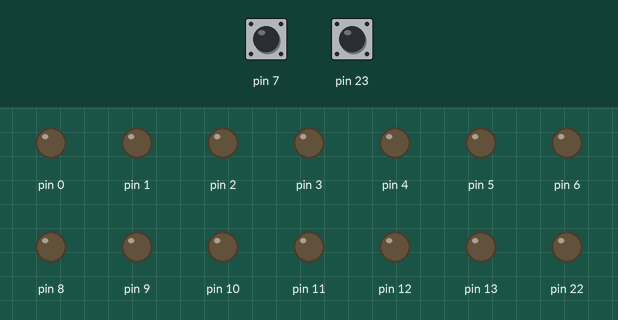
Recording of a sketch running on a simulated Arduino Uno, built with avr-gcc and run on an emulated ATmega328P. Parts: output pins drawn as LEDs (lit = HIGH). The test bench sets the inputs (shaded band); at power-on: pin 7 HIGH, pin 23 HIGH.

Above: at 0.8 s.
0.9 s: pin 7 pulled LOW for 0.15 s
At 1.6 s:
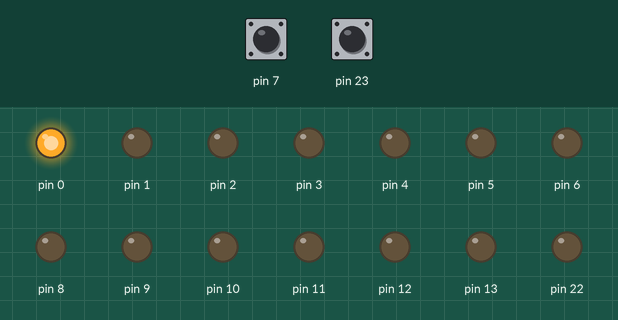
2.5 s: pin 23 pulled LOW for 0.15 s
At 2.8 s:
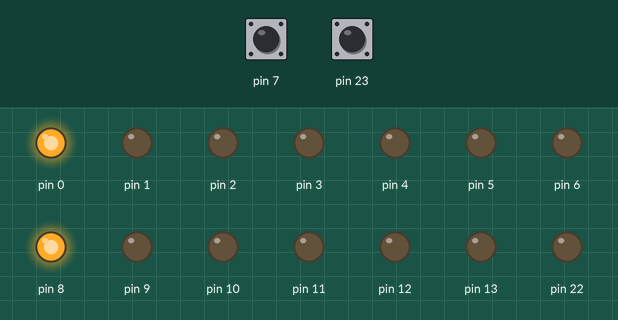
4.1 s: pin 7 pulled LOW for 1 s
At 5.2 s:
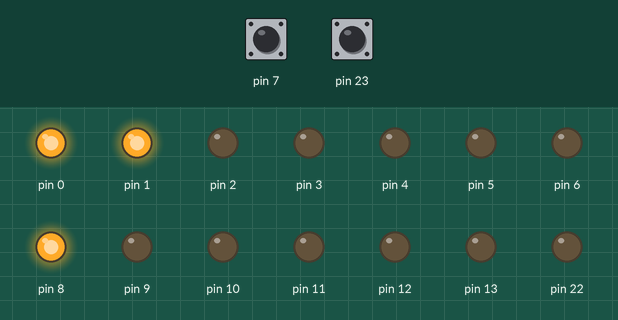
6.6 s: pin 23 pulled LOW for 1 s
At 7.1 s:
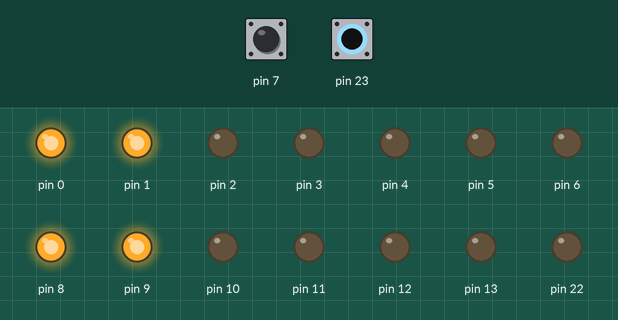
9.1 s: pin 7 pulled LOW for 0.15 s
At 10.1 s:
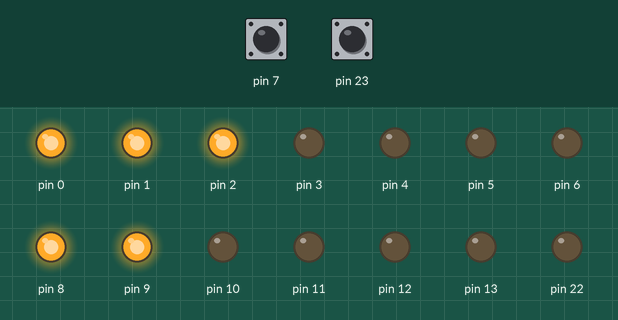
10.7 s: pin 23 pulled LOW for 0.15 s
At 11.4 s:
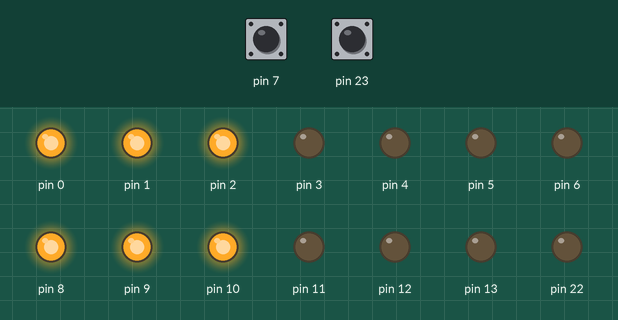
Timing chart, 0 to 13.3 s (numbered marks = the images above; inputs shaded):
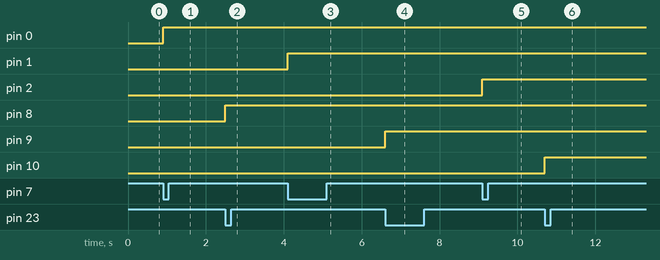

The sketch:

sketch_apr19c.ino
```cpp
#include <avr/io.h> ///library for avr microcontroller
#include <util/delay.h>  //for delay

void ProcessPressedButton(int ButtonPressed);   ///Fuctions for lighting up led
void ProcessReleasedButton(int ButtonReleased);
int Pressed_Confidence_Level[2]; //Array declaration for lighting up led one by one
int Released_Confidence_Level[2];
int Pressed[2];
int LEDNumber[2];
int main(void)
{
DDRB = 0b01111111;  //Direction data for port B as output
DDRD = 0b01111111;  //Direction data for port D as output
PORTB = 0b10000000;  //Clear all bits except last for button
PORTD = 0b10000000; //Clear all bits except last for button

while (1)
{
if (bit_is_clear(PINB, 7)) // if button1 is pressed
{
ProcessPressedButton(0); //Calling this function for user1 lighting up the Led
}
else
{
ProcessReleasedButton(0); //calling this function for releasing the button
}
if (bit_is_clear(PIND, 7)) //Checking the button on Pin D7
{
ProcessPressedButton(1); // Calling the function for user2 Led
}
else
{
ProcessReleasedButton(1);
}
}
}

void ProcessPressedButton(int ButtonPressed)  //Function forlighting up the led
{
Pressed_Confidence_Level[ButtonPressed] ++; //increment the array
if (Pressed_Confidence_Level[ButtonPressed] > 500)
{
if (Pressed[ButtonPressed] == 0)
{
Pressed[ButtonPressed] = 1;
if (ButtonPressed == 0) PORTB |= 1 << LEDNumber[ButtonPressed]; //light up all led one by one on port B
if (ButtonPressed == 1) PORTD |= 1 << LEDNumber[ButtonPressed]; //light up all led one by one on port D
LEDNumber[ButtonPressed] ++; //Counter increment
if (LEDNumber[ButtonPressed] >6)
{
for(int i=0;i < 10;i++)
{
if (ButtonPressed == 0) PORTB = 0b11111111; //Set all pins at 5volts on port B
if (ButtonPressed == 1) PORTD = 0b11111111; //Set all pins at 5volts on port D
_delay_ms(10);
if (ButtonPressed == 0) PORTB = 0b10000000; //Set all pins at 0volts on port B except pin 8
if (ButtonPressed == 1) PORTD = 0b10000000;  //Set all pins at 0volts on port D accept pin 8
_delay_ms(10);
}
LEDNumber[0] = 0;
LEDNumber[1] = 0;
PORTB = 0b10000000;
PORTD = 0b10000000;
}
}
Pressed_Confidence_Level[ButtonPressed] = 0;
}
}

void ProcessReleasedButton(int ButtonReleased) //Function for performing on releasing the button
{
Released_Confidence_Level[ButtonReleased] ++;
if (Released_Confidence_Level[ButtonReleased] > 500)
{
Pressed[ButtonReleased] = 0;
Released_Confidence_Level[ButtonReleased] = 0;
}
}
```

Measured:
- after the input at 0.9 s, pin 0: LOW → HIGH at once
- after the input at 2.5 s, pin 8: LOW → HIGH at once
- after the input at 4.1 s, pin 1: LOW → HIGH at once
- after the input at 6.6 s, pin 9: LOW → HIGH at once
- after the input at 9.1 s, pin 2: LOW → HIGH at once
- after the input at 10.7 s, pin 10: LOW → HIGH at once
